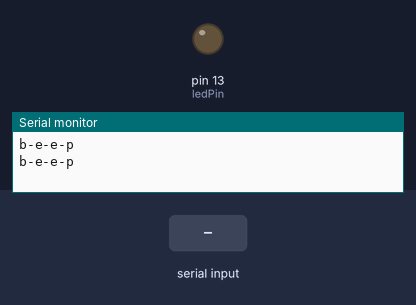
The sketch below on a simulated Arduino Uno, built with avr-gcc and run on an emulated ATmega328P. Parts: output pins drawn as LEDs (lit = HIGH), the last lines printed to the serial monitor. The inputs (shaded band) are chosen by the test bench.

Above: at 1.2 s.
1.3 s: "1" received over Serial
At 2.8 s:
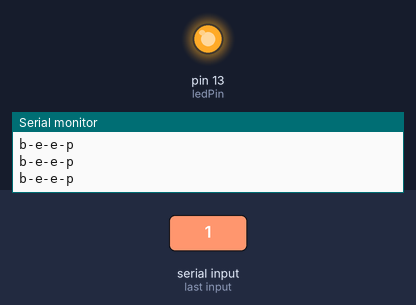
3.5 s: "0" received over Serial
At 4.3 s:
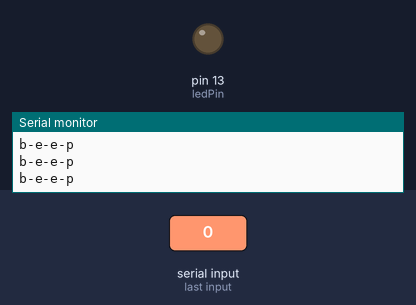
Timing chart, 0 to 6.5 s (numbered marks = the images above; inputs shaded):
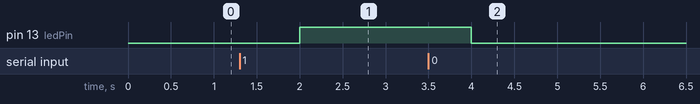

The sketch:

arduino_serial_interface_arduino-side.ino
```cpp
/*
 Reads and sends serial port data from/to a computer.
 Run this program on an Arduino.
 This program uses standard Arduino functions.
*/

const int ledPin = 13;

void setup() {
 // Start receiving input as soon as a connection has been established.
 // send and receive at 9600 baud, about 1000 characters per second.
 Serial.begin(9600);
 // Set up pin 13 on the Arduino to output a voltage.
 pinMode(ledPin, OUTPUT);
}


void loop() {

//Read characters from the serial port:
if(Serial.available() > 0) {
  // Read one character at a time.
  int serialInput = Serial.read();

  // Trigger actions depending on which character we received:
  switch(serialInput) {

    case '1': {
      // Turn led on when we receive a "1" character:
      digitalWrite(ledPin, HIGH);
      break;
    }

    case '0': {
      // Turn led off:
      digitalWrite(ledPin, LOW);
      break;
    }

    case '!': {
      // Blink led light:
      digitalWrite(ledPin, HIGH);
      delay(500);
      digitalWrite(ledPin, LOW);
      delay(500);
      break;
    }

  }   //end of switch

}   //if incoming serial data

else {
  // When not receiving anything, send a message to the serial port every second.
  // Serial.println() automatically adds a newline '\n' and carriage return '\r' character, Serial.print() does not.
  Serial.println("b-e-e-p");
  delay(1000);
}

}   // end of main loop
```

Measured:
- after the input at 1.3 s, pin 13 (ledPin): LOW → HIGH after 0.70 s
- after the input at 3.5 s, pin 13 (ledPin): HIGH → LOW after 0.50 s
